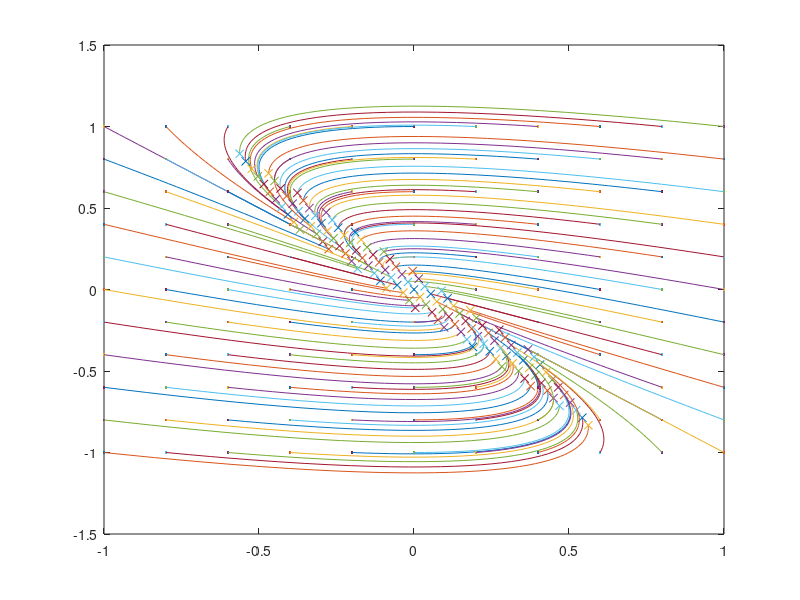

Recreate this plot in MATLAB.
%calculo de sistemas lineales estables inestables asintoticamente estable
%etc
function lineal
xm =-1:0.2:1;
t = [0 1]

for i = 1:length(xm)
    for j = 1:length(xm)
        x0 = [xm(i);xm(j)];
        [t,x] = ode45(@real_menos,t,x0);
        plot(x0(1),x0(2),'.')
        hold on
        plot(x(:,1),x(:,2))
        plot(x(end,1),x(end,2),'x')
    end
    
end
end
function xdot = real_menos(t,x)
xdot = [-3 -2; 1 0]*x;
end

function xdot = cpl_mas(t,x)
xdot = [1 -3;4 2]*x;
end

function xdot = cpl_menos(t,x)
xdot = [-1 -3;4 -2]*x;
end
function xdot = real_mas(t,x)
xdot = [3 -2; 1 0]*x;
end

function xdot = silla(t,x)
xdot = [0 1; 1 0]*x;
end

function xdot = imaginario(t,x)
xdot = [-1 -3;4 1]*x;
end

function xdot = repetidosp(t,x)
xdot = [0 1;-1 2]*x;
end

function xdot = repetidosm(t,x)
xdot = [-2 1;-1 0]*x;
end

function xdot = uncero(t,x)
xdot = [-3 1;3 -1]*x;
end

function xdot = unceroi(t,x)
xdot = [1 1;1 1]*x;
end

function xdot = iguales(t,x)
xdot = [-1 0;0 -1]*x;
end

function xdot = ceros(t,x)
R =[cos(pi/4) -sin(pi/4); sin(pi/4) cos(pi/4)];
A = [0 0;1 0];
AR = R*A*R^-1;
xdot = AR*x;
end